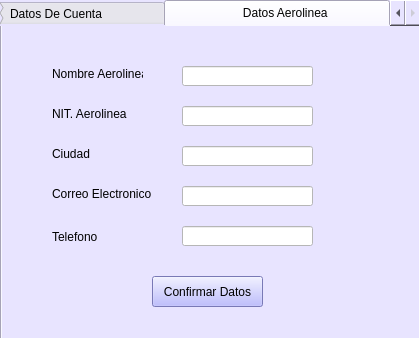
<?xml version="1.0" encoding="UTF-8"?>
<ui version="4.0">
 <class>Form</class>
 <widget class="QWidget" name="Form">
  <property name="geometry">
   <rect>
    <x>0</x>
    <y>0</y>
    <width>419</width>
    <height>338</height>
   </rect>
  </property>
  <property name="windowTitle">
   <string>Datos Aerolínea</string>
  </property>
  <widget class="QTabWidget" name="tabWidget">
   <property name="geometry">
    <rect>
     <x>0</x>
     <y>0</y>
     <width>421</width>
     <height>341</height>
    </rect>
   </property>
   <property name="styleSheet">
    <string notr="true">background-color: rgb(232, 228, 255);</string>
   </property>
   <property name="currentIndex">
    <number>1</number>
   </property>
   <widget class="QWidget" name="tab">
    <attribute name="title">
     <string>                     Datos De Cuenta               </string>
    </attribute>
    <widget class="QLabel" name="label">
     <property name="geometry">
      <rect>
       <x>40</x>
       <y>40</y>
       <width>51</width>
       <height>16</height>
      </rect>
     </property>
     <property name="text">
      <string>Usuario</string>
     </property>
    </widget>
    <widget class="QLabel" name="label_2">
     <property name="geometry">
      <rect>
       <x>40</x>
       <y>80</y>
       <width>101</width>
       <height>16</height>
      </rect>
     </property>
     <property name="text">
      <string>Nueva Contraseña</string>
     </property>
    </widget>
    <widget class="QLabel" name="label_3">
     <property name="geometry">
      <rect>
       <x>40</x>
       <y>120</y>
       <width>101</width>
       <height>16</height>
      </rect>
     </property>
     <property name="text">
      <string>Repetir Contraseña</string>
     </property>
    </widget>
    <widget class="QLineEdit" name="lineEdit">
     <property name="enabled">
      <bool>false</bool>
     </property>
     <property name="geometry">
      <rect>
       <x>160</x>
       <y>40</y>
       <width>141</width>
       <height>20</height>
      </rect>
     </property>
     <property name="styleSheet">
      <string notr="true">background-color: rgb(255, 255, 255);</string>
     </property>
     <property name="frame">
      <bool>true</bool>
     </property>
     <property name="readOnly">
      <bool>false</bool>
     </property>
    </widget>
    <widget class="QLineEdit" name="lineEdit_2">
     <property name="geometry">
      <rect>
       <x>160</x>
       <y>80</y>
       <width>141</width>
       <height>20</height>
      </rect>
     </property>
     <property name="styleSheet">
      <string notr="true">background-color: rgb(255, 255, 255);</string>
     </property>
    </widget>
    <widget class="QLineEdit" name="lineEdit_3">
     <property name="geometry">
      <rect>
       <x>160</x>
       <y>120</y>
       <width>141</width>
       <height>20</height>
      </rect>
     </property>
     <property name="styleSheet">
      <string notr="true">background-color: rgb(255, 255, 255);</string>
     </property>
    </widget>
    <widget class="QPushButton" name="pushButton">
     <property name="geometry">
      <rect>
       <x>150</x>
       <y>240</y>
       <width>111</width>
       <height>31</height>
      </rect>
     </property>
     <property name="styleSheet">
      <string notr="true">background-color: rgb(170, 170, 255);</string>
     </property>
     <property name="text">
      <string>Confirmar Datos</string>
     </property>
    </widget>
   </widget>
   <widget class="QWidget" name="tab_2">
    <attribute name="title">
     <string>                    Datos Aerolinea               </string>
    </attribute>
    <widget class="QLabel" name="label_4">
     <property name="geometry">
      <rect>
       <x>50</x>
       <y>40</y>
       <width>91</width>
       <height>16</height>
      </rect>
     </property>
     <property name="text">
      <string>Nombre Aerolinea</string>
     </property>
    </widget>
    <widget class="QLabel" name="label_5">
     <property name="geometry">
      <rect>
       <x>50</x>
       <y>80</y>
       <width>81</width>
       <height>16</height>
      </rect>
     </property>
     <property name="text">
      <string>NIT. Aerolinea</string>
     </property>
    </widget>
    <widget class="QLabel" name="label_6">
     <property name="geometry">
      <rect>
       <x>50</x>
       <y>120</y>
       <width>71</width>
       <height>16</height>
      </rect>
     </property>
     <property name="text">
      <string>Ciudad</string>
     </property>
    </widget>
    <widget class="QLabel" name="label_7">
     <property name="geometry">
      <rect>
       <x>50</x>
       <y>160</y>
       <width>101</width>
       <height>16</height>
      </rect>
     </property>
     <property name="text">
      <string>Correo Electronico</string>
     </property>
    </widget>
    <widget class="QLabel" name="label_8">
     <property name="geometry">
      <rect>
       <x>50</x>
       <y>200</y>
       <width>71</width>
       <height>21</height>
      </rect>
     </property>
     <property name="text">
      <string>Telefono</string>
     </property>
    </widget>
    <widget class="QLineEdit" name="lineEdit_4">
     <property name="enabled">
      <bool>false</bool>
     </property>
     <property name="geometry">
      <rect>
       <x>180</x>
       <y>40</y>
       <width>131</width>
       <height>20</height>
      </rect>
     </property>
     <property name="styleSheet">
      <string notr="true">background-color: rgb(255, 255, 255);</string>
     </property>
    </widget>
    <widget class="QLineEdit" name="lineEdit_5">
     <property name="enabled">
      <bool>false</bool>
     </property>
     <property name="geometry">
      <rect>
       <x>180</x>
       <y>80</y>
       <width>131</width>
       <height>20</height>
      </rect>
     </property>
     <property name="styleSheet">
      <string notr="true">background-color: rgb(255, 255, 255);</string>
     </property>
    </widget>
    <widget class="QLineEdit" name="lineEdit_6">
     <property name="geometry">
      <rect>
       <x>180</x>
       <y>160</y>
       <width>131</width>
       <height>20</height>
      </rect>
     </property>
     <property name="styleSheet">
      <string notr="true">background-color: rgb(255, 255, 255);</string>
     </property>
    </widget>
    <widget class="QLineEdit" name="lineEdit_7">
     <property name="geometry">
      <rect>
       <x>180</x>
       <y>200</y>
       <width>131</width>
       <height>20</height>
      </rect>
     </property>
     <property name="styleSheet">
      <string notr="true">background-color: rgb(255, 255, 255);</string>
     </property>
    </widget>
    <widget class="QPushButton" name="pushButton_2">
     <property name="geometry">
      <rect>
       <x>150</x>
       <y>250</y>
       <width>111</width>
       <height>31</height>
      </rect>
     </property>
     <property name="styleSheet">
      <string notr="true">background-color: rgb(170, 170, 255);</string>
     </property>
     <property name="text">
      <string>Confirmar Datos</string>
     </property>
    </widget>
    <widget class="QLineEdit" name="comboBox">
     <property name="geometry">
      <rect>
       <x>180</x>
       <y>120</y>
       <width>131</width>
       <height>20</height>
      </rect>
     </property>
     <property name="styleSheet">
      <string notr="true">background-color: rgb(255, 255, 255);</string>
     </property>
    </widget>
   </widget>
  </widget>
 </widget>
 <resources/>
 <connections/>
</ui>
